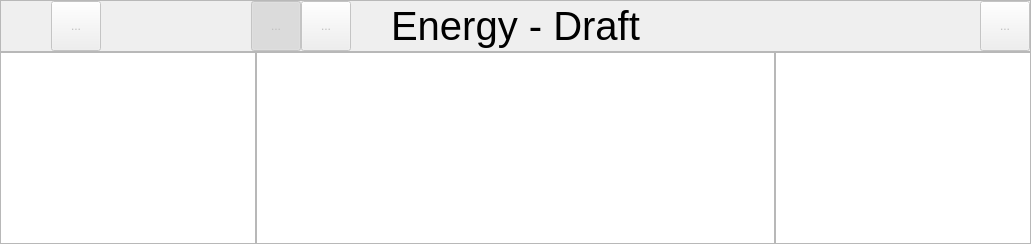
      <widget class="QWidget" name="draft">
       <layout class="QVBoxLayout" name="verticalLayout_4" stretch="0,1">
        <property name="spacing">
         <number>0</number>
        </property>
        <property name="leftMargin">
         <number>0</number>
        </property>
        <property name="topMargin">
         <number>0</number>
        </property>
        <property name="rightMargin">
         <number>0</number>
        </property>
        <property name="bottomMargin">
         <number>0</number>
        </property>
        <item>
         <widget class="QFrame" name="toolbar_draft">
          <property name="sizePolicy">
           <sizepolicy hsizetype="Preferred" vsizetype="Fixed">
            <horstretch>0</horstretch>
            <verstretch>0</verstretch>
           </sizepolicy>
          </property>
          <property name="minimumSize">
           <size>
            <width>0</width>
            <height>0</height>
           </size>
          </property>
          <property name="maximumSize">
           <size>
            <width>16777215</width>
            <height>16777215</height>
           </size>
          </property>
          <property name="sizeIncrement">
           <size>
            <width>0</width>
            <height>0</height>
           </size>
          </property>
          <property name="frameShape">
           <enum>QFrame::StyledPanel</enum>
          </property>
          <property name="frameShadow">
           <enum>QFrame::Plain</enum>
          </property>
          <property name="lineWidth">
           <number>0</number>
          </property>
          <layout class="QHBoxLayout" name="horizontalLayout_5">
           <property name="spacing">
            <number>0</number>
           </property>
           <property name="leftMargin">
            <number>0</number>
           </property>
           <property name="topMargin">
            <number>0</number>
           </property>
           <property name="rightMargin">
            <number>0</number>
           </property>
           <property name="bottomMargin">
            <number>0</number>
           </property>
           <item>
            <spacer name="horizontalSpacer">
             <property name="orientation">
              <enum>Qt::Horizontal</enum>
             </property>
             <property name="sizeType">
              <enum>QSizePolicy::Fixed</enum>
             </property>
             <property name="sizeHint" stdset="0">
              <size>
               <width>50</width>
               <height>50</height>
              </size>
             </property>
            </spacer>
           </item>
           <item>
            <widget class="ToolButton" name="tool_back_draft">
             <property name="enabled">
              <bool>false</bool>
             </property>
             <property name="minimumSize">
              <size>
               <width>50</width>
               <height>50</height>
              </size>
             </property>
             <property name="text">
              <string>...</string>
             </property>
             <property name="icon">
              <iconset resource="osdria_app.qrc">
               <normaloff>:/icons/img/draft_select@2x.png</normaloff>
               <disabledoff>:/icons/img/draft_select_orange@2x.png</disabledoff>:/icons/img/draft_select@2x.png</iconset>
             </property>
             <property name="iconSize">
              <size>
               <width>30</width>
               <height>30</height>
              </size>
             </property>
             <property name="checkable">
              <bool>false</bool>
             </property>
             <property name="checked">
              <bool>false</bool>
             </property>
            </widget>
           </item>
           <item>
            <spacer name="leftSpacerDraft150">
             <property name="orientation">
              <enum>Qt::Horizontal</enum>
             </property>
             <property name="sizeType">
              <enum>QSizePolicy::Fixed</enum>
             </property>
             <property name="sizeHint" stdset="0">
              <size>
               <width>150</width>
               <height>50</height>
              </size>
             </property>
            </spacer>
           </item>
           <item>
            <widget class="ToolButton" name="tool_cursor">
             <property name="enabled">
              <bool>false</bool>
             </property>
             <property name="minimumSize">
              <size>
               <width>50</width>
               <height>50</height>
              </size>
             </property>
             <property name="baseSize">
              <size>
               <width>50</width>
               <height>50</height>
              </size>
             </property>
             <property name="text">
              <string>...</string>
             </property>
             <property name="icon">
              <iconset resource="osdria_app.qrc">
               <normaloff>:/icons/img/cursor_select@2x.png</normaloff>
               <disabledoff>:/icons/img/cursor_normal@2x.png</disabledoff>
               <disabledon>:/icons/img/cursor_select_orange@2x.png</disabledon>:/icons/img/cursor_select@2x.png</iconset>
             </property>
             <property name="iconSize">
              <size>
               <width>30</width>
               <height>30</height>
              </size>
             </property>
             <property name="checkable">
              <bool>true</bool>
             </property>
             <property name="checked">
              <bool>true</bool>
             </property>
            </widget>
           </item>
           <item>
            <widget class="ToolButton" name="tool_connect">
             <property name="enabled">
              <bool>false</bool>
             </property>
             <property name="minimumSize">
              <size>
               <width>50</width>
               <height>50</height>
              </size>
             </property>
             <property name="text">
              <string>...</string>
             </property>
             <property name="icon">
              <iconset resource="osdria_app.qrc">
               <normaloff>:/icons/img/connect_select@2x.png</normaloff>
               <disabledoff>:/icons/img/connect_normal@2x.png</disabledoff>
               <disabledon>:/icons/img/connect_select_orange@2x.png</disabledon>:/icons/img/connect_select@2x.png</iconset>
             </property>
             <property name="iconSize">
              <size>
               <width>30</width>
               <height>30</height>
              </size>
             </property>
             <property name="checkable">
              <bool>true</bool>
             </property>
            </widget>
           </item>
           <item>
            <spacer name="leftSpacerDraft">
             <property name="orientation">
              <enum>Qt::Horizontal</enum>
             </property>
             <property name="sizeHint" stdset="0">
              <size>
               <width>40</width>
               <height>50</height>
              </size>
             </property>
            </spacer>
           </item>
           <item>
            <widget class="QLabel" name="title_draft">
             <property name="minimumSize">
              <size>
               <width>0</width>
               <height>50</height>
              </size>
             </property>
             <property name="maximumSize">
              <size>
               <width>16777215</width>
               <height>50</height>
              </size>
             </property>
             <property name="font">
              <font>
               <family>Arial</family>
               <pointsize>30</pointsize>
              </font>
             </property>
             <property name="lineWidth">
              <number>0</number>
             </property>
             <property name="text">
              <string>Energy - Draft</string>
             </property>
             <property name="alignment">
              <set>Qt::AlignCenter</set>
             </property>
             <property name="textInteractionFlags">
              <set>Qt::NoTextInteraction</set>
             </property>
            </widget>
           </item>
           <item>
            <spacer name="rightSpacerDraft">
             <property name="orientation">
              <enum>Qt::Horizontal</enum>
             </property>
             <property name="sizeHint" stdset="0">
              <size>
               <width>40</width>
               <height>50</height>
              </size>
             </property>
            </spacer>
           </item>
           <item>
            <spacer name="rightSpace300">
             <property name="orientation">
              <enum>Qt::Horizontal</enum>
             </property>
             <property name="sizeType">
              <enum>QSizePolicy::Fixed</enum>
             </property>
             <property name="sizeHint" stdset="0">
              <size>
               <width>300</width>
               <height>50</height>
              </size>
             </property>
            </spacer>
           </item>
           <item>
            <widget class="ToolButton" name="tool_sidebar_draft">
             <property name="enabled">
              <bool>false</bool>
             </property>
             <property name="minimumSize">
              <size>
               <width>50</width>
               <height>50</height>
              </size>
             </property>
             <property name="maximumSize">
              <size>
               <width>50</width>
               <height>50</height>
              </size>
             </property>
             <property name="text">
              <string>...</string>
             </property>
             <property name="icon">
              <iconset resource="osdria_app.qrc">
               <normaloff>:/icons/img/sidebar_select@2x.png</normaloff>
               <disabledoff>:/icons/img/sidebar_normal@2x.png</disabledoff>:/icons/img/sidebar_select@2x.png</iconset>
             </property>
             <property name="iconSize">
              <size>
               <width>30</width>
               <height>30</height>
              </size>
             </property>
            </widget>
           </item>
          </layout>
         </widget>
        </item>
        <item>
         <layout class="QHBoxLayout" name="mainDraft">
          <property name="spacing">
           <number>0</number>
          </property>
          <item>
           <widget class="Sidebar" name="draftbar">
            <property name="sizePolicy">
             <sizepolicy hsizetype="Fixed" vsizetype="Expanding">
              <horstretch>0</horstretch>
              <verstretch>0</verstretch>
             </sizepolicy>
            </property>
            <property name="baseSize">
             <size>
              <width>260</width>
              <height>0</height>
             </size>
            </property>
            <property name="frameShadow">
             <enum>QFrame::Plain</enum>
            </property>
            <property name="lineWidth">
             <number>0</number>
            </property>
            <property name="horizontalScrollBarPolicy">
             <enum>Qt::ScrollBarAlwaysOff</enum>
            </property>
            <property name="selectionMode">
             <enum>QAbstractItemView::NoSelection</enum>
            </property>
           </widget>
          </item>
          <item>
           <widget class="SceneView" name="draft_view">
            <property name="verticalScrollBarPolicy">
             <enum>Qt::ScrollBarAlwaysOff</enum>
            </property>
            <property name="horizontalScrollBarPolicy">
             <enum>Qt::ScrollBarAlwaysOff</enum>
            </property>
           </widget>
          </item>
          <item>
           <widget class="Sidebar" name="sidebar_draft">
            <property name="sizePolicy">
             <sizepolicy hsizetype="Fixed" vsizetype="Expanding">
              <horstretch>0</horstretch>
              <verstretch>0</verstretch>
             </sizepolicy>
            </property>
            <property name="maximumSize">
             <size>
              <width>260</width>
              <height>16777215</height>
             </size>
            </property>
            <property name="baseSize">
             <size>
              <width>260</width>
              <height>0</height>
             </size>
            </property>
            <property name="horizontalScrollBarPolicy">
             <enum>Qt::ScrollBarAlwaysOff</enum>
            </property>
           </widget>
          </item>
         </layout>
        </item>
       </layout>
      </widget>
